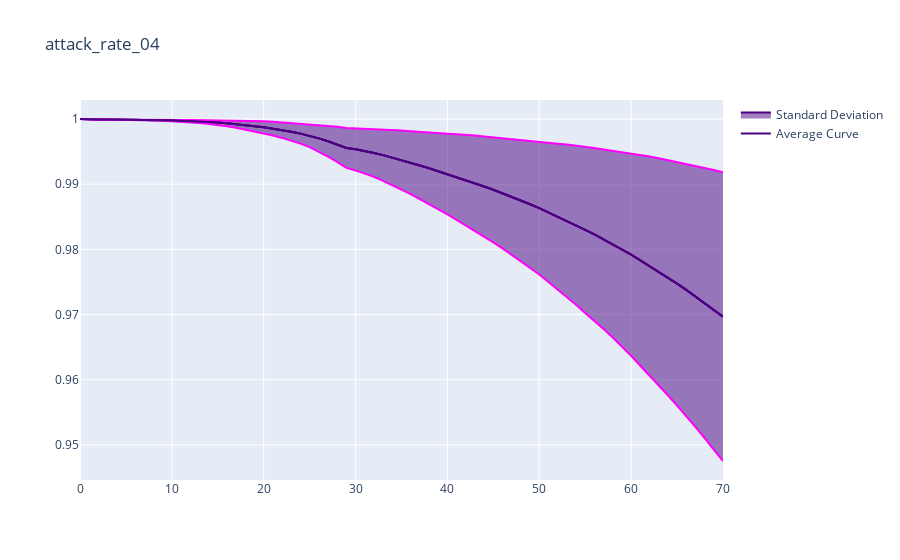

Notebook source saved alongside this figure:
### Code cell
plot_average_curve(attack_rate_04, 'attack_rate_04', 'susceptible', absolute=False, capacity=False)
